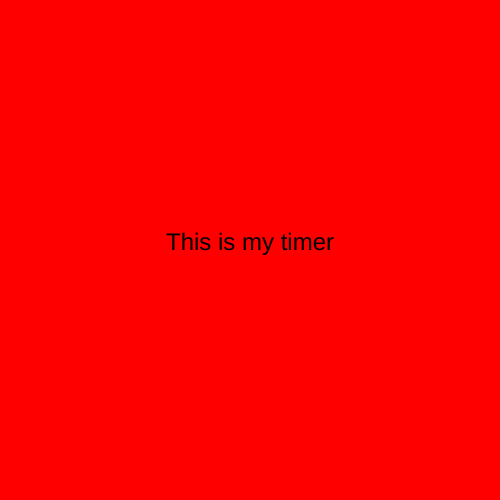
Frame 1 (no input)
Frame 60 (no input): identical to frame 1, image omitted
Frame 120 (the mouse pressed at the canvas centre since frame 60): identical to frame 1, image omitted

The p5.js sketch that drew this single still picture (run headless with seeded random() and noise() and a simulated clock; from frame 60 on, the mouse is pressed at the canvas centre):

// p5.js sketch
// ── sketch.js
let state = 0;
let timer = 0;

function setup() {
  createCanvas(500, 500);
  textAlign(CENTER);
  textSize(24);
}

function draw() {
  switch(state){

  case 0:
  background('red');
  text("This is my timer",width/2,height/2);
  break;

  case 1:
  background('green');
  text("See! You waited and \nit's now on a different screen.", width/2,height/2);
  break;

  case 2:
  background('blue');
  text("AHHHHH! \n Another Screen.", width/2, height/2);
  }
  timer++ ;
  if(timer>3*60){
    state++ ;
    timer = 0;
  if(state>2){
    state = 0;
  }
  }
}
